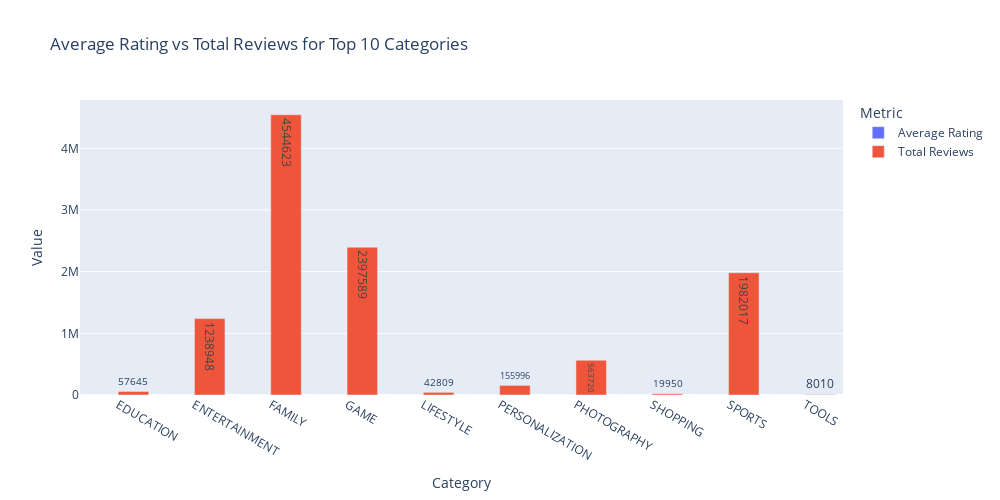

Notebook source saved alongside this figure:
### Code cell
from datetime import datetime
import pytz

# Get current time in IST
now = datetime.now(pytz.timezone('Asia/Kolkata'))

# Check if it's between 3 PM and 5 PM
if 15 <= now.hour < 17:
    melted = grouped.melt(id_vars='Category', var_name='Metric', value_name='Value')

    fig = px.bar(
        melted,
        x='Category',
        y='Value',
        color='Metric',
        barmode='group',
        title='Average Rating vs Total Reviews for Top 10 Categories',
        text='Value'
    )

    fig.update_layout(width=1000, height=500)
    fig.show()
else:
    print("⏱️ This chart is only available between 3 PM and 5 PM IST.")

### Figure 1 — Plotly figure (JSON) as saved in the notebook; plotly's stock layout.template omitted (floating-point values rounded to 4 significant figures)
{"data": [{"alignmentgroup": "True", "hovertemplate": "Metric=Average Rating<br>Category=%{x}<br>Value=%{text}<extra></extra>", "legendgroup": "Average Rating", "marker": {"color": "#636efa", "pattern": {"shape": ""}}, "name": "Average Rating", "offsetgroup": "Average Rating", "orientation": "v", "showlegend": true, "text": [4.4, 4.25, 4.395, 4.313, 4.38, 4.475, 4.15, 4.2, 4.343, 4.2], "textposition": "auto", "type": "bar", "x": ["EDUCATION", "ENTERTAINMENT", "FAMILY", "GAME", "LIFESTYLE", "PERSONALIZATION", "PHOTOGRAPHY", "SHOPPING", "SPORTS", "TOOLS"], "xaxis": "x", "y": [4.4, 4.25, 4.395, 4.313, 4.38, 4.475, 4.15, 4.2, 4.343, 4.2], "yaxis": "y"}, {"alignmentgroup": "True", "hovertemplate": "Metric=Total Reviews<br>Category=%{x}<br>Value=%{text}<extra></extra>", "legendgroup": "Total Reviews", "marker": {"color": "#EF553B", "pattern": {"shape": ""}}, "name": "Total Reviews", "offsetgroup": "Total Reviews", "orientation": "v", "showlegend": true, "text": [57640.0, 1239000.0, 4545000.0, 2398000.0, 42810.0, 156000.0, 563700.0, 19950.0, 1982000.0, 8010.0], "textposition": "auto", "type": "bar", "x": ["EDUCATION", "ENTERTAINMENT", "FAMILY", "GAME", "LIFESTYLE", "PERSONALIZATION", "PHOTOGRAPHY", "SHOPPING", "SPORTS", "TOOLS"], "xaxis": "x", "y": [57640.0, 1239000.0, 4545000.0, 2398000.0, 42810.0, 156000.0, 563700.0, 19950.0, 1982000.0, 8010.0], "yaxis": "y"}], "layout": {"barmode": "group", "height": 500, "legend": {"title": {"text": "Metric"}, "tracegroupgap": 0}, "title": {"text": "Average Rating vs Total Reviews for Top 10 Categories"}, "width": 1000, "xaxis": {"anchor": "y", "domain": [0, 1], "title": {"text": "Category"}}, "yaxis": {"anchor": "x", "domain": [0, 1], "title": {"text": "Value"}}}}
